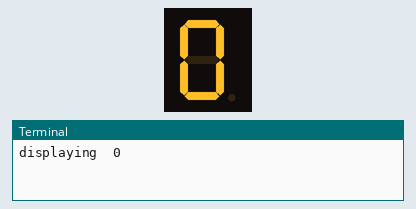
Recording of a program running on a simulated Raspberry Pi (BCM pin numbers). Shown: 1-digit seven-segment display, the last lines printed to the terminal. The segment pins are drawn as the display they are named for.

Above: at 0.1 s.
At 2.1 s:
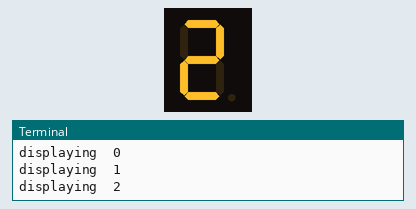
At 3.1 s:
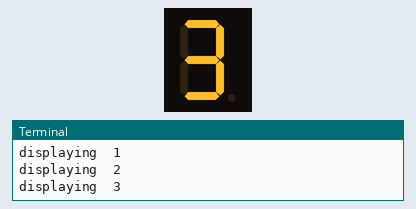
At 5.1 s:
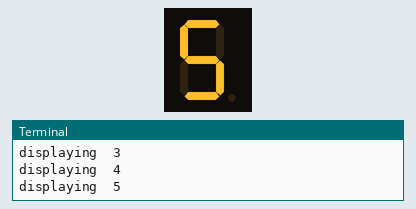
At 6.1 s:
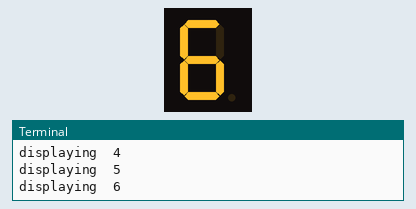
At 9.1 s:
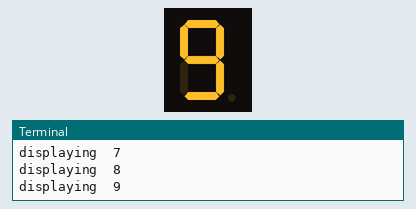

The program:

7seg.py
```python
from gpiozero import LED
from time import sleep

# Define the GPIO pins for each segment
segments = {
    'a': LED(15),
    'b': LED(14),
    'c': LED(3),
    'd': LED(25),
    'e': LED(24),
    'f': LED(18),
    'g': LED(23)
}

# Segment configurations for numbers 0-9
numbers = {
    0: ['a', 'b', 'c', 'd', 'e', 'f'],
    1: ['b', 'c'],
    2: ['a', 'b', 'g', 'e', 'd'],
    3: ['a', 'b', 'g', 'c', 'd'],
    4: ['f', 'g', 'b', 'c'],
    5: ['a', 'f', 'g', 'c', 'd'],
    6: ['a', 'f', 'g', 'c', 'd', 'e'],
    7: ['a', 'b', 'c'],
    8: ['a', 'b', 'c', 'd', 'e', 'f', 'g'],
    9: ['a', 'b', 'c', 'd', 'f', 'g']
}

def display_number(num):
    # Turn off all segments
    for segment in segments.values():
        segment.off()

    # Turn on the required segments for the given number
    for segment in numbers[num]:
        segments[segment].on()

try:
    while True:
        for i in range(10):
            print("displaying ", i)
            display_number(i)
            sleep(1)

except KeyboardInterrupt:
    print("Program stopped by user.")
    # Turn off all segments before exiting
    for segment in segments.values():
        segment.off()
```

Measured:
- by itself, everything shown: repeats every 10.0 s, in 10 steps
- what the display in image 0 shows lasts 1.0 s, from 0.1 s to 1.1 s
